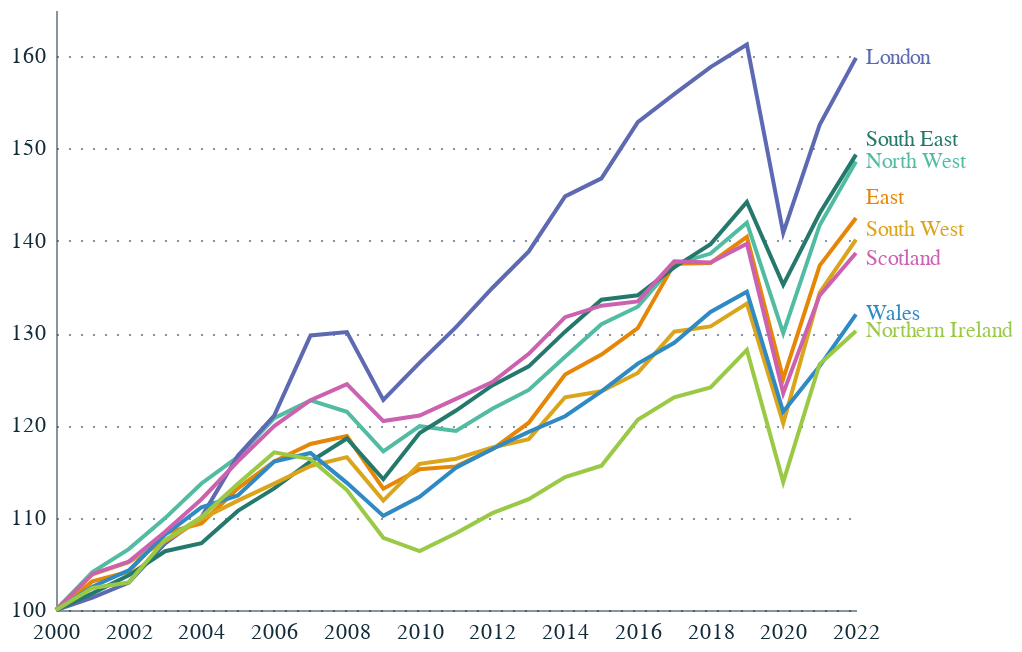

Notebook code cell kept with this figure:
### Markdown cell above
# Cumulative

### Code cell
df = pd.read_excel("/Users/finn/Documents/GitHub/GrowthDiagnostics/report_figures/data/raw/regionalgrossvalueaddedbalancedperheadandincomecomponents-5.xlsx",
                   sheet_name='Table 1', skiprows=1)
df = df.query("ITL=='ITL1'")
df = df.drop(columns=['ITL'])
df = df[['ITL code', 'Region name'] + [str(i) for i in range(2000, 2023)]]
df = df.melt(id_vars=['ITL code', 'Region name'],
             var_name='date', value_name='nominal')
gva_pc_df = df.copy()


# and get the deflators
df = pd.read_excel("/Users/finn/Documents/GitHub/GrowthDiagnostics/report_figures/data/raw/rgva_itl1_itl2_w_deflators.xlsx",
                   sheet_name='Table 1d', skiprows=1)
df = df[df['SIC07 description'] == 'All industries']
df = df[['ITL code', 'Region name'] + [str(i) for i in range(2000, 2023)]]
temp_df = df.copy()
for i in range(2000, 2023):
    df[str(i)] = df[str(i)]/temp_df['2000']
df = df.melt(id_vars=['ITL code', 'Region name'],
             var_name='date', value_name='deflator')
deflators = df.copy()

df = pd.merge(gva_pc_df, deflators, on=[
              'ITL code', 'Region name', 'date'], how='left')
df['value'] = (df['nominal']/df['deflator'])

# now get growth since 2000
df = df[['ITL code', 'Region name', 'date', 'value']]
df = df.pivot(index=['ITL code', 'Region name'],
              columns='date', values='value').reset_index()
temp_df = df.copy()
for i in range(2000, 2023):
    df[str(i)] = df[str(i)]/temp_df['2000']
df = df.melt(id_vars=['ITL code', 'Region name'],
             var_name='date', value_name='value')

df['label'] = np.where(df['date'] == '2022', df['Region name'], '')
df['value'] = (df['value'])*100

#London, South East, North West, East, South West, Scotland, Wales, and Northern Ireland?
df = df[df['Region name'].isin(["London", "South East", "North West", "East", "South West", "Scotland", "Wales", "Northern Ireland"])]

base = alt.Chart(df).encode(
    x=alt.X('date:T', title=''),
    y=alt.Y('value:Q', title='', scale=alt.Scale(zero=False),
            axis=alt.Axis(labelExpr="datum.value")),
    color=alt.Color('Region name:N', title='Region', scale=alt.Scale(range=[
                    "#E58606", "#5D69B1", "#52BCA3", "#99C945", "#CC61B0", "#24796C", "#DAA51B", "#2F8AC4", "#764E9F", "#ED645A", "#CC3A8E", "#A5AA99"]), legend=None)
)

lines = base.mark_line().encode(
    detail='ITL code:N'
)

dy = {
    'South East': -7.5,
    'East': -10,
    'Yorkshire and The Humber': -10,
    'West Midlands': -5,
    'South West': -5,
    "North East": -2,
    "Scotland": 3,
}

labels = base.mark_text(align='left',
                        dy=alt.expr(f"{json.dumps(dy)}[datum['Region name']]"),
                        dx=5).encode(
    text='label:N'
)

chart = lines + labels

chart.save(
    "/Users/finn/Documents/GitHub/GrowthDiagnostics/report_figures/charts/gva_pc_growth.json")
chart.save("/Users/finn/Documents/GitHub/GrowthDiagnostics/report_figures/charts/gva_pc_growth.png", scale_factor=2.0)

chart

### Figure 1 — Vega-Lite specification as saved in the notebook (floating-point values rounded to 4 significant figures; data arrays with more than 128 entries replaced by an {"elided": "..."} marker saying what was removed)
{"config": {"font": "Circular Std", "mark": {"line": {"interpolate": "linear"}}, "view": {"stroke": "transparent", "width": 400, "height": 300}, "range": {"category": ["#179fdb", "#e6224b", "#f4c245", "#122b39", "#eb5c2e", "#36b7b4"], "diverging": ["#E6224B", "#E54753", "#C9C9C9", "#179FDB", "#122B39"], "heatmap": ["#C9C9C9", "#179FDB", "#0063AF", "#122B39"], "ordinal": ["#00A767", "#36B7B4", "#179FDB", "#0063AF", "#243B5A"]}, "axisX": {"labelColor": "#122b39", "tickColor": "#122b39", "domainColor": "#122b39", "domainOpacity": 0.5, "gridOpacity": 0, "labelFont": "Circular Std", "labelAngle": 0, "labelAlign": "center", "labelFontSize": 11, "labelPadding": 5, "tickCount": 10, "tickSize": 0, "title": ""}, "axisY": {"labelColor": "#122b39", "labelFont": "Circular Std", "tickColor": "#122b39", "domainColor": "#122b39", "gridColor": "#122b39", "gridDash": [1, 5], "gridOpacity": 0.5, "labelPadding": 5, "labelFontSize": 11, "domainOpacity": 0.5, "tickSize": 0, "title": null, "titleAlign": "left", "titleAngle": 0, "titleBaseline": "bottom", "titleColor": "#122b39", "titleOpacity": 0.9, "titleX": 0, "titleY": -7}}, "layer": [{"mark": {"type": "line"}, "encoding": {"color": {"field": "Region name", "legend": null, "scale": {"range": ["#E58606", "#5D69B1", "#52BCA3", "#99C945", "#CC61B0", "#24796C", "#DAA51B", "#2F8AC4", "#764E9F", "#ED645A", "#CC3A8E", "#A5AA99"]}, "title": "Region", "type": "nominal"}, "detail": {"field": "ITL code", "type": "nominal"}, "x": {"field": "date", "title": "", "type": "temporal"}, "y": {"axis": {"labelExpr": "datum.value"}, "field": "value", "scale": {"zero": false}, "title": "", "type": "quantitative"}}}, {"mark": {"type": "text", "align": "left", "dx": 5, "dy": {"expr": "{\"South East\": -7.5, \"East\": -10, \"Yorkshire and The Humber\": -10, \"West Midlands\": -5, \"South West\": -5, \"North East\": -2, \"Scotland\": 3}[datum['Region name']]"}}, "encoding": {"color": {"field": "Region name", "legend": null, "scale": {"range": ["#E58606", "#5D69B1", "#52BCA3", "#99C945", "#CC61B0", "#24796C", "#DAA51B", "#2F8AC4", "#764E9F", "#ED645A", "#CC3A8E", "#A5AA99"]}, "title": "Region", "type": "nominal"}, "text": {"field": "label", "type": "nominal"}, "x": {"field": "date", "title": "", "type": "temporal"}, "y": {"axis": {"labelExpr": "datum.value"}, "field": "value", "scale": {"zero": false}, "title": "", "type": "quantitative"}}}], "data": {"name": "data-2568e179ad43b5382fd80d60f31abdce"}, "$schema": "https://vega.github.io/schema/vega-lite/v5.8.0.json", "datasets": {"data-2568e179ad43b5382fd80d60f31abdce": {"elided": "184 records"}}}
